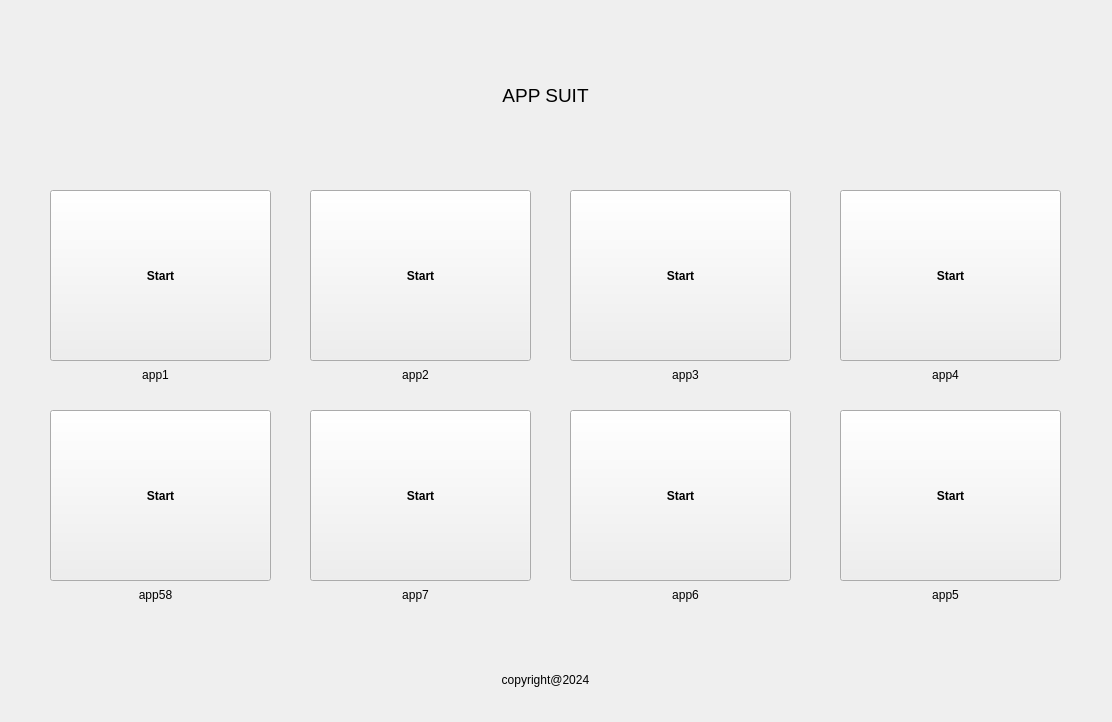
<?xml version="1.0" encoding="UTF-8"?>
<ui version="4.0">
 <class>MainWindow</class>
 <widget class="QMainWindow" name="MainWindow">
  <property name="geometry">
   <rect>
    <x>0</x>
    <y>0</y>
    <width>1112</width>
    <height>722</height>
   </rect>
  </property>
  <property name="font">
   <font>
    <pointsize>9</pointsize>
    <weight>75</weight>
    <bold>true</bold>
   </font>
  </property>
  <property name="windowTitle">
   <string>MainWindow</string>
  </property>
  <property name="layoutDirection">
   <enum>Qt::LeftToRight</enum>
  </property>
  <property name="documentMode">
   <bool>false</bool>
  </property>
  <property name="tabShape">
   <enum>QTabWidget::Rounded</enum>
  </property>
  <widget class="QWidget" name="centralwidget">
   <widget class="QPushButton" name="pushButton">
    <property name="geometry">
     <rect>
      <x>50</x>
      <y>190</y>
      <width>221</width>
      <height>171</height>
     </rect>
    </property>
    <property name="cursor">
     <cursorShape>PointingHandCursor</cursorShape>
    </property>
    <property name="mouseTracking">
     <bool>false</bool>
    </property>
    <property name="autoFillBackground">
     <bool>true</bool>
    </property>
    <property name="text">
     <string>Start</string>
    </property>
   </widget>
   <widget class="QLabel" name="label">
    <property name="geometry">
     <rect>
      <x>490</x>
      <y>50</y>
      <width>111</width>
      <height>91</height>
     </rect>
    </property>
    <property name="font">
     <font>
      <family>Segoe UI Symbol</family>
      <pointsize>14</pointsize>
      <weight>50</weight>
      <italic>false</italic>
      <bold>false</bold>
     </font>
    </property>
    <property name="mouseTracking">
     <bool>false</bool>
    </property>
    <property name="toolTipDuration">
     <number>3</number>
    </property>
    <property name="layoutDirection">
     <enum>Qt::LeftToRight</enum>
    </property>
    <property name="autoFillBackground">
     <bool>false</bool>
    </property>
    <property name="text">
     <string>APP SUIT</string>
    </property>
    <property name="textFormat">
     <enum>Qt::RichText</enum>
    </property>
    <property name="scaledContents">
     <bool>true</bool>
    </property>
    <property name="alignment">
     <set>Qt::AlignCenter</set>
    </property>
    <property name="wordWrap">
     <bool>false</bool>
    </property>
    <property name="indent">
     <number>15</number>
    </property>
    <property name="openExternalLinks">
     <bool>false</bool>
    </property>
    <property name="textInteractionFlags">
     <set>Qt::NoTextInteraction</set>
    </property>
   </widget>
   <widget class="QPushButton" name="pushButton_2">
    <property name="geometry">
     <rect>
      <x>310</x>
      <y>190</y>
      <width>221</width>
      <height>171</height>
     </rect>
    </property>
    <property name="cursor">
     <cursorShape>PointingHandCursor</cursorShape>
    </property>
    <property name="mouseTracking">
     <bool>false</bool>
    </property>
    <property name="autoFillBackground">
     <bool>true</bool>
    </property>
    <property name="text">
     <string>Start</string>
    </property>
   </widget>
   <widget class="QPushButton" name="pushButton_3">
    <property name="geometry">
     <rect>
      <x>570</x>
      <y>190</y>
      <width>221</width>
      <height>171</height>
     </rect>
    </property>
    <property name="sizePolicy">
     <sizepolicy hsizetype="Minimum" vsizetype="Fixed">
      <horstretch>0</horstretch>
      <verstretch>0</verstretch>
     </sizepolicy>
    </property>
    <property name="cursor">
     <cursorShape>PointingHandCursor</cursorShape>
    </property>
    <property name="mouseTracking">
     <bool>false</bool>
    </property>
    <property name="autoFillBackground">
     <bool>true</bool>
    </property>
    <property name="text">
     <string>Start</string>
    </property>
   </widget>
   <widget class="QPushButton" name="pushButton_4">
    <property name="geometry">
     <rect>
      <x>840</x>
      <y>190</y>
      <width>221</width>
      <height>171</height>
     </rect>
    </property>
    <property name="sizePolicy">
     <sizepolicy hsizetype="Expanding" vsizetype="Expanding">
      <horstretch>0</horstretch>
      <verstretch>0</verstretch>
     </sizepolicy>
    </property>
    <property name="cursor">
     <cursorShape>PointingHandCursor</cursorShape>
    </property>
    <property name="mouseTracking">
     <bool>false</bool>
    </property>
    <property name="autoFillBackground">
     <bool>true</bool>
    </property>
    <property name="text">
     <string>Start</string>
    </property>
   </widget>
   <widget class="QPushButton" name="pushButton_5">
    <property name="geometry">
     <rect>
      <x>840</x>
      <y>410</y>
      <width>221</width>
      <height>171</height>
     </rect>
    </property>
    <property name="cursor">
     <cursorShape>PointingHandCursor</cursorShape>
    </property>
    <property name="mouseTracking">
     <bool>false</bool>
    </property>
    <property name="autoFillBackground">
     <bool>true</bool>
    </property>
    <property name="text">
     <string>Start</string>
    </property>
   </widget>
   <widget class="QPushButton" name="pushButton_6">
    <property name="geometry">
     <rect>
      <x>570</x>
      <y>410</y>
      <width>221</width>
      <height>171</height>
     </rect>
    </property>
    <property name="cursor">
     <cursorShape>PointingHandCursor</cursorShape>
    </property>
    <property name="mouseTracking">
     <bool>false</bool>
    </property>
    <property name="autoFillBackground">
     <bool>true</bool>
    </property>
    <property name="text">
     <string>Start</string>
    </property>
   </widget>
   <widget class="QPushButton" name="pushButton_7">
    <property name="geometry">
     <rect>
      <x>310</x>
      <y>410</y>
      <width>221</width>
      <height>171</height>
     </rect>
    </property>
    <property name="cursor">
     <cursorShape>PointingHandCursor</cursorShape>
    </property>
    <property name="mouseTracking">
     <bool>false</bool>
    </property>
    <property name="autoFillBackground">
     <bool>true</bool>
    </property>
    <property name="text">
     <string>Start</string>
    </property>
   </widget>
   <widget class="QPushButton" name="pushButton_8">
    <property name="geometry">
     <rect>
      <x>50</x>
      <y>410</y>
      <width>221</width>
      <height>171</height>
     </rect>
    </property>
    <property name="cursor">
     <cursorShape>PointingHandCursor</cursorShape>
    </property>
    <property name="mouseTracking">
     <bool>false</bool>
    </property>
    <property name="autoFillBackground">
     <bool>true</bool>
    </property>
    <property name="text">
     <string>Start</string>
    </property>
   </widget>
   <widget class="QLabel" name="label_2">
    <property name="geometry">
     <rect>
      <x>480</x>
      <y>670</y>
      <width>131</width>
      <height>21</height>
     </rect>
    </property>
    <property name="font">
     <font>
      <weight>50</weight>
      <bold>false</bold>
     </font>
    </property>
    <property name="layoutDirection">
     <enum>Qt::LeftToRight</enum>
    </property>
    <property name="text">
     <string>copyright@2024</string>
    </property>
    <property name="textFormat">
     <enum>Qt::RichText</enum>
    </property>
    <property name="scaledContents">
     <bool>true</bool>
    </property>
    <property name="alignment">
     <set>Qt::AlignCenter</set>
    </property>
    <property name="wordWrap">
     <bool>false</bool>
    </property>
    <property name="indent">
     <number>15</number>
    </property>
    <property name="openExternalLinks">
     <bool>false</bool>
    </property>
    <property name="textInteractionFlags">
     <set>Qt::NoTextInteraction</set>
    </property>
   </widget>
   <widget class="QLabel" name="label_3">
    <property name="geometry">
     <rect>
      <x>380</x>
      <y>580</y>
      <width>71</width>
      <height>31</height>
     </rect>
    </property>
    <property name="font">
     <font>
      <family>Segoe UI Symbol</family>
      <weight>50</weight>
      <italic>false</italic>
      <bold>false</bold>
     </font>
    </property>
    <property name="layoutDirection">
     <enum>Qt::LeftToRight</enum>
    </property>
    <property name="text">
     <string>app7</string>
    </property>
    <property name="textFormat">
     <enum>Qt::RichText</enum>
    </property>
    <property name="scaledContents">
     <bool>true</bool>
    </property>
    <property name="alignment">
     <set>Qt::AlignCenter</set>
    </property>
    <property name="wordWrap">
     <bool>false</bool>
    </property>
    <property name="indent">
     <number>15</number>
    </property>
    <property name="openExternalLinks">
     <bool>false</bool>
    </property>
    <property name="textInteractionFlags">
     <set>Qt::NoTextInteraction</set>
    </property>
   </widget>
   <widget class="QLabel" name="label_4">
    <property name="geometry">
     <rect>
      <x>380</x>
      <y>360</y>
      <width>71</width>
      <height>31</height>
     </rect>
    </property>
    <property name="font">
     <font>
      <family>Segoe UI Symbol</family>
      <weight>50</weight>
      <italic>false</italic>
      <bold>false</bold>
     </font>
    </property>
    <property name="layoutDirection">
     <enum>Qt::LeftToRight</enum>
    </property>
    <property name="text">
     <string>app2</string>
    </property>
    <property name="textFormat">
     <enum>Qt::RichText</enum>
    </property>
    <property name="scaledContents">
     <bool>true</bool>
    </property>
    <property name="alignment">
     <set>Qt::AlignCenter</set>
    </property>
    <property name="wordWrap">
     <bool>false</bool>
    </property>
    <property name="indent">
     <number>15</number>
    </property>
    <property name="openExternalLinks">
     <bool>false</bool>
    </property>
    <property name="textInteractionFlags">
     <set>Qt::NoTextInteraction</set>
    </property>
   </widget>
   <widget class="QLabel" name="label_5">
    <property name="geometry">
     <rect>
      <x>910</x>
      <y>580</y>
      <width>71</width>
      <height>31</height>
     </rect>
    </property>
    <property name="font">
     <font>
      <family>Segoe UI Symbol</family>
      <weight>50</weight>
      <italic>false</italic>
      <bold>false</bold>
     </font>
    </property>
    <property name="layoutDirection">
     <enum>Qt::LeftToRight</enum>
    </property>
    <property name="text">
     <string>app5</string>
    </property>
    <property name="textFormat">
     <enum>Qt::RichText</enum>
    </property>
    <property name="scaledContents">
     <bool>true</bool>
    </property>
    <property name="alignment">
     <set>Qt::AlignCenter</set>
    </property>
    <property name="wordWrap">
     <bool>false</bool>
    </property>
    <property name="indent">
     <number>15</number>
    </property>
    <property name="openExternalLinks">
     <bool>false</bool>
    </property>
    <property name="textInteractionFlags">
     <set>Qt::NoTextInteraction</set>
    </property>
   </widget>
   <widget class="QLabel" name="label_6">
    <property name="geometry">
     <rect>
      <x>910</x>
      <y>360</y>
      <width>71</width>
      <height>31</height>
     </rect>
    </property>
    <property name="font">
     <font>
      <family>Segoe UI Symbol</family>
      <weight>50</weight>
      <italic>false</italic>
      <bold>false</bold>
     </font>
    </property>
    <property name="layoutDirection">
     <enum>Qt::LeftToRight</enum>
    </property>
    <property name="text">
     <string>app4</string>
    </property>
    <property name="textFormat">
     <enum>Qt::RichText</enum>
    </property>
    <property name="scaledContents">
     <bool>true</bool>
    </property>
    <property name="alignment">
     <set>Qt::AlignCenter</set>
    </property>
    <property name="wordWrap">
     <bool>false</bool>
    </property>
    <property name="indent">
     <number>15</number>
    </property>
    <property name="openExternalLinks">
     <bool>false</bool>
    </property>
    <property name="textInteractionFlags">
     <set>Qt::NoTextInteraction</set>
    </property>
   </widget>
   <widget class="QLabel" name="label_8">
    <property name="geometry">
     <rect>
      <x>650</x>
      <y>580</y>
      <width>71</width>
      <height>31</height>
     </rect>
    </property>
    <property name="font">
     <font>
      <family>Segoe UI Symbol</family>
      <weight>50</weight>
      <italic>false</italic>
      <bold>false</bold>
     </font>
    </property>
    <property name="layoutDirection">
     <enum>Qt::LeftToRight</enum>
    </property>
    <property name="text">
     <string>app6</string>
    </property>
    <property name="textFormat">
     <enum>Qt::RichText</enum>
    </property>
    <property name="scaledContents">
     <bool>true</bool>
    </property>
    <property name="alignment">
     <set>Qt::AlignCenter</set>
    </property>
    <property name="wordWrap">
     <bool>false</bool>
    </property>
    <property name="indent">
     <number>15</number>
    </property>
    <property name="openExternalLinks">
     <bool>false</bool>
    </property>
    <property name="textInteractionFlags">
     <set>Qt::NoTextInteraction</set>
    </property>
   </widget>
   <widget class="QLabel" name="label_10">
    <property name="geometry">
     <rect>
      <x>120</x>
      <y>580</y>
      <width>71</width>
      <height>31</height>
     </rect>
    </property>
    <property name="font">
     <font>
      <family>Segoe UI Symbol</family>
      <weight>50</weight>
      <italic>false</italic>
      <bold>false</bold>
     </font>
    </property>
    <property name="layoutDirection">
     <enum>Qt::LeftToRight</enum>
    </property>
    <property name="text">
     <string>app58</string>
    </property>
    <property name="textFormat">
     <enum>Qt::RichText</enum>
    </property>
    <property name="scaledContents">
     <bool>true</bool>
    </property>
    <property name="alignment">
     <set>Qt::AlignCenter</set>
    </property>
    <property name="wordWrap">
     <bool>false</bool>
    </property>
    <property name="indent">
     <number>15</number>
    </property>
    <property name="openExternalLinks">
     <bool>false</bool>
    </property>
    <property name="textInteractionFlags">
     <set>Qt::NoTextInteraction</set>
    </property>
   </widget>
   <widget class="QLabel" name="label_9">
    <property name="geometry">
     <rect>
      <x>120</x>
      <y>360</y>
      <width>71</width>
      <height>31</height>
     </rect>
    </property>
    <property name="font">
     <font>
      <family>Segoe UI Symbol</family>
      <weight>50</weight>
      <italic>false</italic>
      <bold>false</bold>
     </font>
    </property>
    <property name="layoutDirection">
     <enum>Qt::LeftToRight</enum>
    </property>
    <property name="text">
     <string>app1</string>
    </property>
    <property name="textFormat">
     <enum>Qt::RichText</enum>
    </property>
    <property name="scaledContents">
     <bool>true</bool>
    </property>
    <property name="alignment">
     <set>Qt::AlignCenter</set>
    </property>
    <property name="wordWrap">
     <bool>false</bool>
    </property>
    <property name="indent">
     <number>15</number>
    </property>
    <property name="openExternalLinks">
     <bool>false</bool>
    </property>
    <property name="textInteractionFlags">
     <set>Qt::NoTextInteraction</set>
    </property>
   </widget>
   <widget class="QLabel" name="label_7">
    <property name="geometry">
     <rect>
      <x>650</x>
      <y>360</y>
      <width>71</width>
      <height>31</height>
     </rect>
    </property>
    <property name="font">
     <font>
      <family>Segoe UI Symbol</family>
      <weight>50</weight>
      <italic>false</italic>
      <bold>false</bold>
     </font>
    </property>
    <property name="layoutDirection">
     <enum>Qt::LeftToRight</enum>
    </property>
    <property name="text">
     <string>app3</string>
    </property>
    <property name="textFormat">
     <enum>Qt::RichText</enum>
    </property>
    <property name="scaledContents">
     <bool>true</bool>
    </property>
    <property name="alignment">
     <set>Qt::AlignCenter</set>
    </property>
    <property name="wordWrap">
     <bool>false</bool>
    </property>
    <property name="indent">
     <number>15</number>
    </property>
    <property name="openExternalLinks">
     <bool>false</bool>
    </property>
    <property name="textInteractionFlags">
     <set>Qt::NoTextInteraction</set>
    </property>
   </widget>
  </widget>
 </widget>
 <resources/>
 <connections/>
</ui>
